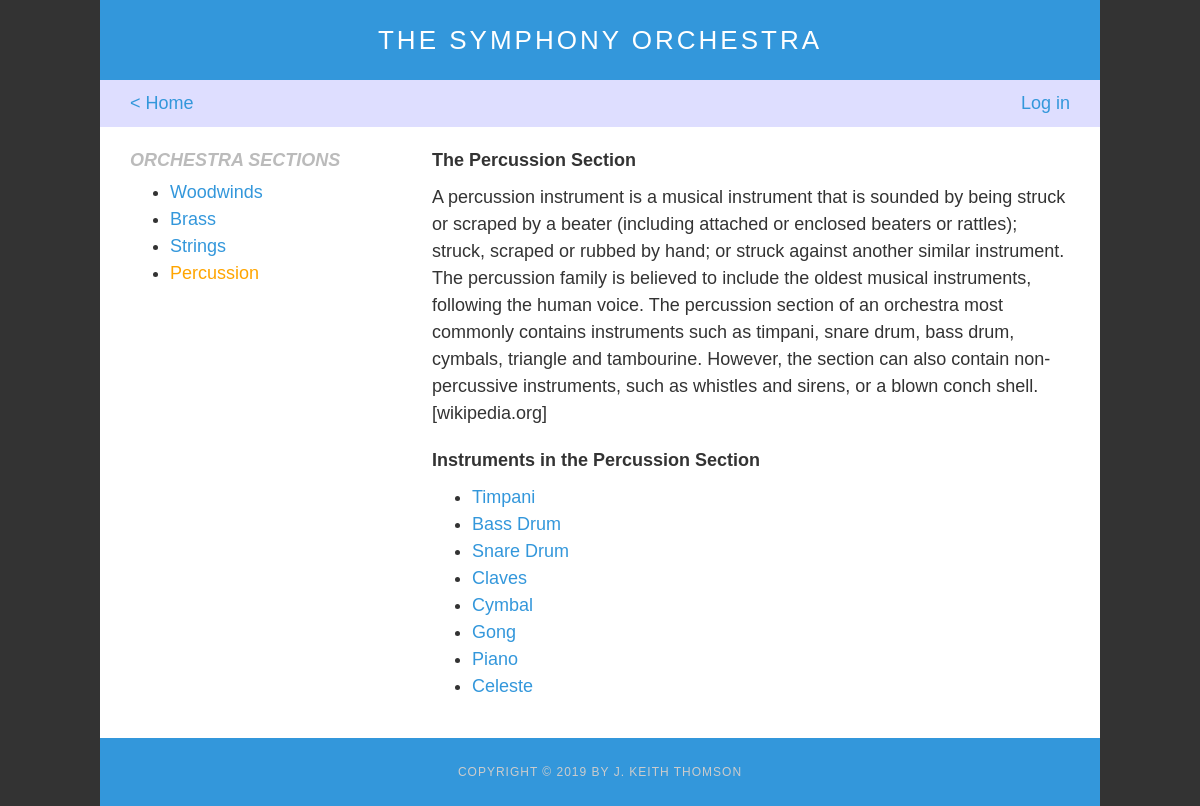
The app's page /category/4/ with its own data.
### database_setup.py (models this page shows, shortened)
class Category(Base):
    __tablename__ = 'category'
    name = Column(String(250), nullable=False)
    id = Column(Integer, primary_key=True)
    description = Column(String(1200), nullable=False)

class Instrument(Base):
    __tablename__ = 'instrument'
    name = Column(String(80), nullable=False)
    id = Column(Integer, primary_key=True)
    description = Column(String(1200))
    picture_url = Column(String(250))
    picture_attr = Column(String(250))
    category_id = Column(Integer, ForeignKey('category.id'))
    user_id = Column(Integer, ForeignKey('user.id'))

### catalog.py (the view)
@app.route('/category/<int:category_id>/')
def showCategory(category_id):
    categories = session.query(Category).all()
    category = session.query(Category).filter_by(id=category_id).one_or_none()
    if not category:
        return "404 error: category not found", 404
    instruments = session.query(Instrument).filter_by(category_id=category_id)
    umail = getUserEmail()
    return render_template(
        'showcategory.html', user_email=umail,
        categories=categories, category=category, instruments=instruments,
        category_id=category_id)

### catalog.py (called while the page is built)
def getUserEmail():
    if 'email' in login_session:
        return login_session['email']
    return None

### templates/showcategory.html (shortened to what this page needs)
{% extends "layout.html" %}
{% block back %}
<div class="back-arrow">
    <a href="{{url_for('showOrchestra')}}"> < Home</a>
</div>
{% endblock %}
{% block main %}
<nav>
	<h2>Orchestra Sections</h2>
	<ul>
		{% if categories %}
			{% for c in categories %}
				<li>
					{% if c.id == category.id %}
						<a class="selected" href="{{url_for( 'showCategory', category_id=c.id)}}">{{c.name}}</a>
					{% else %}
						<a href="{{url_for( 'showCategory', category_id=c.id)}}">{{c.name}}</a>
					{% endif %}
				</li>
			{% endfor %}
		{% else %}
			<li>No categories in list!</li>
		{% endif %}
	</ul>
</nav>
<article>
	<div>
		<h3>The {{category.name}} Section</h3>
		<p>{{category.description}}</p>
	</div>
	<h3>Instruments in the {{category.name}} Section</h3>
	<ul>
		{% if instruments %}
			{% for i in instruments %}
				<li>
					<a href="{{url_for( 'showInstrument', category_id=i.category_id, instrument_id=i.id)}}">{{i.name}}</a>
				</li>
			{% endfor %}
		{% else %}
			<li>No instruments in list!</li>
		{% endif %}
	</ul>
</article>
{% endblock %}

### static/style.css (style rules this page uses)
body,th,p { font-family: Arial, Helvetica, sans-serif; font-size: 18px; color: #333; line-height: 1.5; margin: 0; padding: 0; }
body { background-color: #333; margin: 0; position:relative; max-width: 1000px; min-width: 320px; }
ul { margin-top: 5px; }
p { margin: 0 0 20px 0; }
a, a:hover, a:focus, a:visited { color: #3397db; text-decoration: none; }
a.selected { color: orange; }
h1, h2, h3, h4, h5, h6 { margin: 0; }
article, aside, canvas, details, figcaption, figure, footer, header, hgroup, menu, nav, section { display: block; }
nav { display: inline-block; width: 100%; }
nav h2 { color: #bbb; font-style: italic; text-transform: uppercase; }
article, form { display: inline-block; width: 100%; }
h2, h3 { font-size: 18px; }
h3 { margin: 0 0 10px 0; }
.status-bar, .login, .back-arrow { background-color: #dedeff; }
.login, .back-arrow { display: inline-block; color: #aaa; }
.back-arrow { width: 20%; }
@media only screen and (min-width: 640px) { nav { width: 30%; } }
@media only screen and (min-width: 640px) { article, form { width: calc(70% - 20px); padding-left: 20px; } }
@media only screen and (min-width: 1000px) { body { margin: 0 auto; } }

### records on screen
Category: name "Woodwinds"
Category: name "Brass"
Category: name "Strings"
Category: name "Percussion", description "A percussion instrument is a musical instrument that is sounded by being struck or scraped by a beater (including attached or enclosed beaters or rattles); struck, scraped or rubbed by hand; or struck against another similar instrument. The percussion family is believed to include the oldest musical instruments, following the human voice. The percussion section of an orchestra most commonly contains instruments such as timpani, snare drum, bass drum, cymbals, triangle and tambourine. However, the section can also contain non-percussive instruments, such as whistles and sirens, or a blown conch shell. [wikipedia.org]"
Instrument: name "Timpani"
Instrument: name "Bass Drum"
Instrument: name "Snare Drum"
Instrument: name "Claves"
Instrument: name "Cymbal"
Instrument: name "Gong"
Instrument: name "Piano"
Instrument: name "Celeste"
